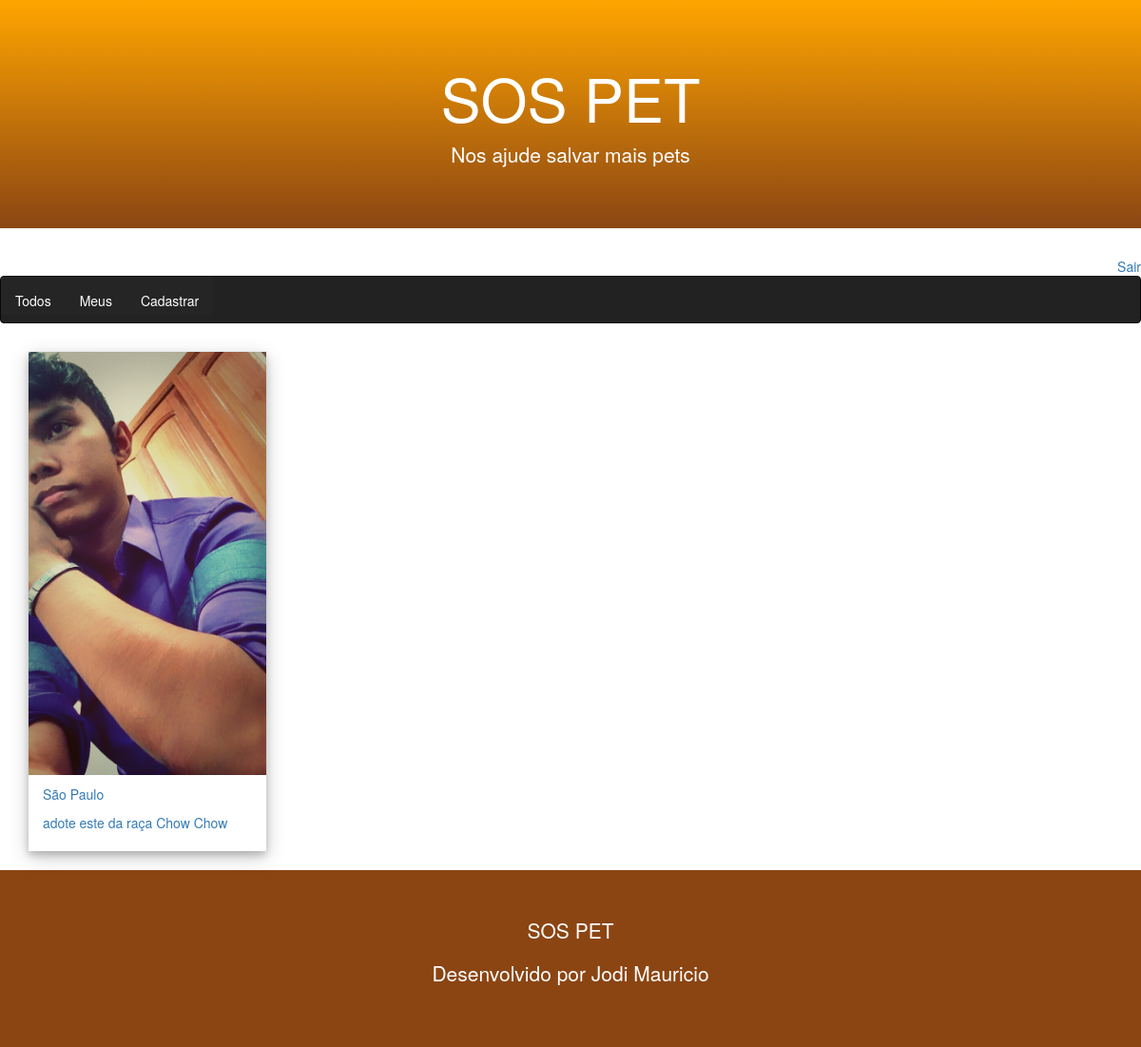
/pet/user/ (signed in), run on the app's committed database.
### core/models.py (models this page shows, shortened)
class Pet(models.Model):
    city = models.CharField(max_length=100)
    description = models.TextField()
    phone = models.CharField(max_length=11)
    email = models.EmailField()
    begin_date = models.DateTimeField(auto_now_add=True)
    photo = models.ImageField(upload_to='pet')
    active = models.BooleanField(default=True)
    user = models.ForeignKey(User, on_delete=models.CASCADE)
    class Meta:
        db_table = 'pet'

### core/views.py (the view)
# urls.py: path('pet/user/', views.list_user_pets),
def list_user_pets(request):
    pet = Pet.objects.filter(active=True, user=request.user)
    return render(request, 'list.html', {'pet':pet})

### templates/list.html (shortened to what this page needs)
{% extends "model-page.html" %}
{% block content %}
    <div class = "container mb-4">
        <div class="row">
            {% for p in pet %}
            <div class="col-sm-4">
                <a href="../detail/{{ p.id }}">
                    <div class="polaroid">
                        <img src="{{p.photo.url }}" style="width:100%">
                        <div class="container">
                        <p>{{p.city}}</p>
                            <p>{{p.description}}</p>
                        </div>
                    </div>
                </a>
            </div>
            {% endfor %}
        </div>
    </div>
{% endblock %}

### templates/list.html (style rules this page uses)
.polaroid { width:250px; box-shadow: 0 4px 8px rgba(0, 0, 0, 0.2), 0 6px 20px 0 rgba(0,0,0, 0.2); }
.container { padding: 10px; }

### data on the page
Pet: photo (picture), city "São Paulo", description "adote este da raça Chow Chow"
